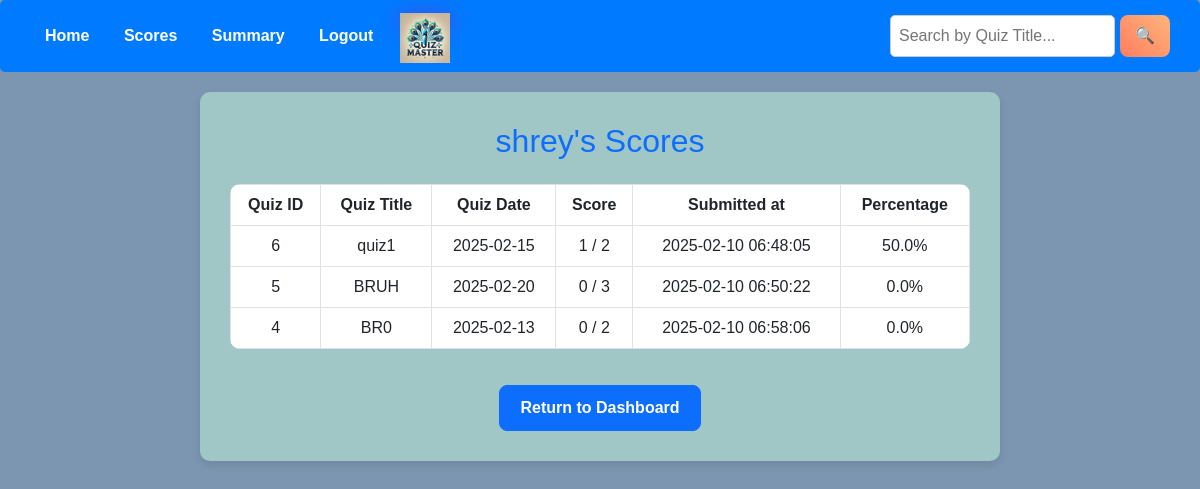
The page /scores (signed in) on the database its author committed.
### model/model.py (models this page shows)
class User(db.Model):
    __tablename__ = "users"
    id = db.Column(db.Integer, primary_key=True)
    username = db.Column(db.String(50), nullable=False, unique = True)
    email = db.Column(db.String(50), nullable=False, unique = True)
    password = db.Column(db.String(50), nullable=False)
    roles = db.Column(db.String(10), nullable=False, default="Student")  # 'admin' or 'student'
    scores = db.relationship("Score", back_populates="user")

class Score(db.Model):
    __tablename__ = "scores"
    id = db.Column(db.Integer, primary_key=True)
    user_id = db.Column(db.Integer, db.ForeignKey("users.id"), nullable=False)
    quiz_id = db.Column(db.Integer, db.ForeignKey("quizzes.id"), nullable=False)
    score = db.Column(db.Integer, nullable=False)
    max_score = db.Column(db.Integer, nullable=False)
    percent = db.Column(db.Float, nullable=False)
    submitted_at = db.Column(db.DateTime, default=datetime)  # New timestamp field
    user = db.relationship("User", back_populates="scores")
    quiz = db.relationship("Quiz")

class Quiz(db.Model):
    __tablename__ = "quizzes"
    id = db.Column(db.Integer, primary_key=True)
    title = db.Column(db.String(100), nullable=False)
    chapter_id = db.Column(db.Integer, db.ForeignKey("chapters.id"), nullable=False)
    date = db.Column(db.Date, nullable=False)
    time = db.Column(db.Time, nullable=False)
    duration = db.Column(db.Integer, nullable=False)
    rules = db.Column(db.String(500), nullable=True)
    chapter = db.relationship("Chapter", back_populates="quizzes")
    questions = db.relationship("Question", back_populates="quiz", cascade="all, delete-orphan")
    scores = db.relationship("Score", back_populates="quiz", cascade="all, delete-orphan")
    user_responses = db.relationship("UserResponse", cascade="all, delete-orphan")

### controllers/controllers.py (the view)
@controllers.route("/scores")
def scores():
    user_id = session.get("user_id")
    user = User.query.get(session['user_id']) #as the user_id changes only when logged out
    search_query = request.args.get("search_quiz", "").strip()  # Get the search term
    print(search_query)
    q = (
        db.session.query(Quiz.id.label("quiz_id"), Quiz.title.label("quiz_title"),Quiz.date.label("quiz_date"), Score.score, Score.max_score, Score.percent, Score.submitted_at)
        .join(Score, Score.quiz_id == Quiz.id)
        .filter(Score.user_id == user_id)
    ) #Limitation : If the quiz is deleted by admin the user can't view their scores
    if search_query:
        q = q.filter(Quiz.title.ilike(f"%{search_query}%"))  # Case-insensitive search
    user_scores = q
    print (user_scores)
    return render_template("scores.html", user_scores=user_scores, user = user , search_query=search_query)

### templates/scores.html (shortened to what this page needs)
<!DOCTYPE html>
<html lang="en">
<head>
    <link href="https://cdn.jsdelivr.net/npm/bootstrap@5.3.0/dist/css/bootstrap.min.css" rel="stylesheet">
</head>
<body>
    <div class="nav-bar">
        <div>
            <a href="{{ url_for('controllers.user_dashboard') }}">Home</a>
            <a href="{{ url_for('controllers.scores') }}">Scores</a>
            <a href="{{ url_for('controllers.user_summary') }}">Summary</a>
            <a href="{{ url_for('controllers.logout_user') }}">Logout</a>
        </div>
        <header class="logo">
            <img src="{{ url_for('static', filename='images/logo.png') }}" alt="Quiz Master Logo" width="50">
        </header>
        <div class="search-container">
            <form method="GET" action="{{ url_for('controllers.scores') }}" style="display: flex; gap: 5px;">
                <input type="text" name="search_quiz" value="{{ search_query }}" placeholder="Search by Quiz Title...">
                <button type="submit">🔍</button>
            </form>
        </div>
    </div>
    <div class="score-container">
        <h2 class="mb-4 text-primary">{{ user.username }}'s Scores</h2>
        <table class="table table-hover table-bordered">
            <thead>
                <tr>
                    <th>Quiz ID</th>
                    <th>Quiz Title</th>
                    <th>Quiz Date</th>
                    <th>Score</th>
                    <th>Submitted at</th>
                    <th>Percentage</th>
                </tr>
            </thead>
            <tbody>
                {% for score in user_scores %}
                <tr>
                    <td>{{ score.quiz_id }}</td>
                    <td>{{ score.quiz_title }}</td>
                    <td>{{ score.quiz_date }}</td>
                    <td>{{ score.score }} / {{ score.max_score }}</td>
                    <td>{{ score.submitted_at.strftime('%Y-%m-%d %H:%M:%S') if score.submitted_at else 'N/A' }}</td>
                    <td>{{ score.percent|round(2) }}%</td>
                </tr>
                {% endfor %}
            </tbody>
        </table>
        <a href="{{ url_for('controllers.user_dashboard') }}" class="btn btn-primary btn-home">Return to Dashboard</a>
    </div>
</body>
</html>

### templates/scores.html (style rules this page uses)
body { background-color: rgb(124, 150, 177); font-family: Arial, sans-serif; }
.nav-bar { display: flex; justify-content: space-between; align-items: center; background: #007bff; padding: 15px 30px; color: white; border-radius: 5px; margin-bottom: 20px; }
.nav-bar a { color: white; margin: 0 15px; text-decoration: none; font-weight: bold; transition: color 0.3s; }
.score-container { background-color: rgba(169, 207, 202, 0.85); padding: 30px; border-radius: 10px; box-shadow: 0px 4px 10px rgba(0, 0, 0, 0.1); width: 80%; max-width: 800px; margin: auto; text-align: center; }
.table { margin-top: 20px; border-radius: 10px; overflow: hidden; }
th, td { text-align: center; padding: 12px; border-bottom: 1px solid #ddd; }
th { background-color: #007bff; color: white; }
.btn-home { margin-top: 20px; font-weight: bold; padding: 10px 20px; border-radius: 8px; }
.search-container { display: flex; align-items: center; gap: 10px; }
.search-container input { padding: 8px; border: 1px solid #ccc; border-radius: 5px; outline: none; }
.search-container button { background: linear-gradient(45deg, #ff7e5f, #feb47b); border: none; color: white; font-weight: bold; padding: 8px 15px; border-radius: 8px; cursor: pointer; transition: all 0.3s ease-in-out; }
header.logo { position: absolute; right: 750px; top: 13.3px; height:10px; margin-top: 5px 0; box-shadow: 0px 4px 22px rgba(133, 36, 202, 0.86); }

### rows shown on the page
User: username "shrey"
Score: quiz_id "6", quiz_title "quiz1", quiz_date "2025-02-15", score "1", max_score "2", submitted_at "2025-02-10 06:48:05", percent "50.0"
Score: quiz_id "5", quiz_title "BRUH", quiz_date "2025-02-20", score "0", max_score "3", submitted_at "2025-02-10 06:50:22", percent "0.0"
Score: quiz_id "4", quiz_title "BR0", quiz_date "2025-02-13", score "0", max_score "2", submitted_at "2025-02-10 06:58:06", percent "0.0"
